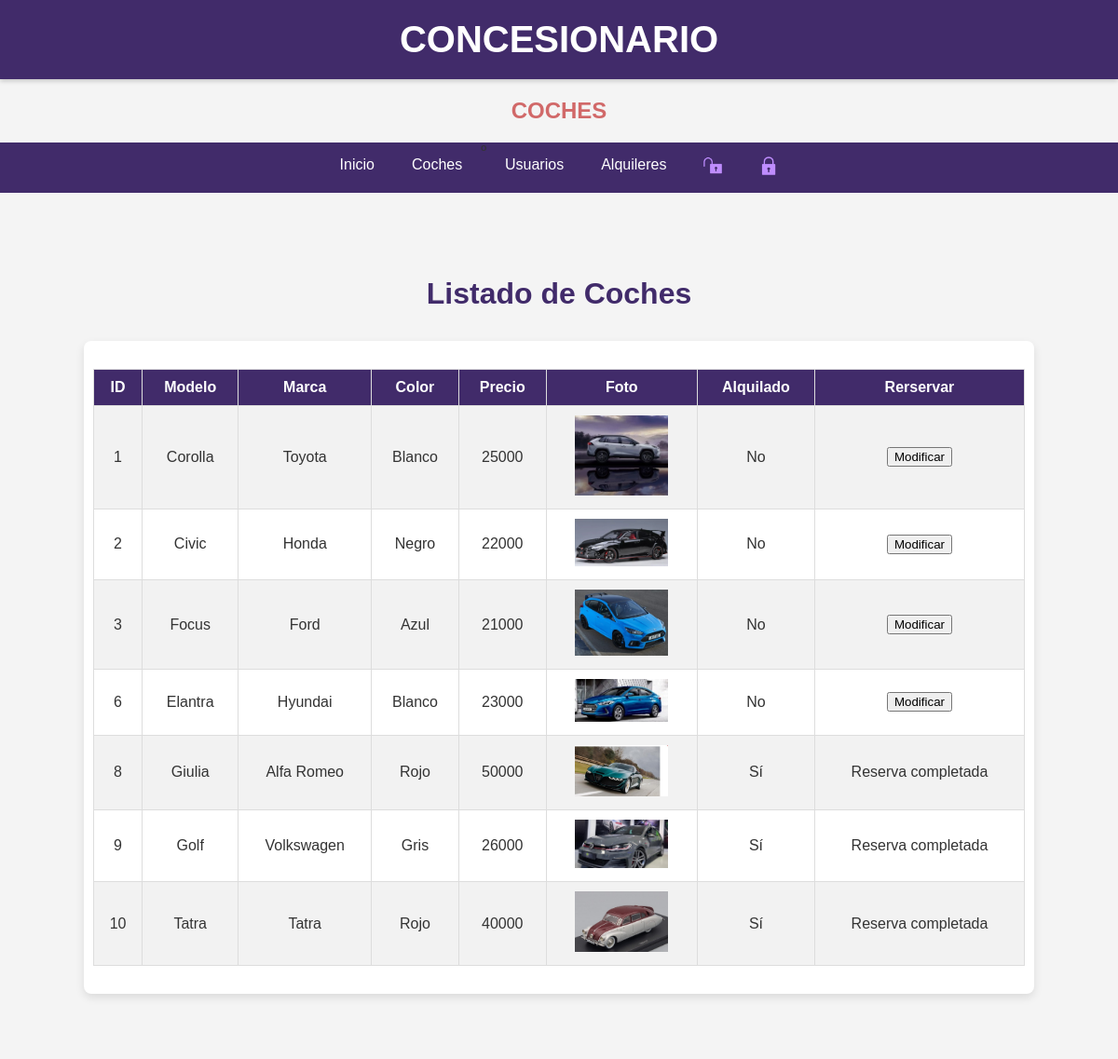
/Coches/Listar/C_Listar.php (signed in), run on the app's committed database.
### tables this page shows
CREATE TABLE `coches` (
  `id_coche` int(10) unsigned NOT NULL AUTO_INCREMENT,
  `modelo` varchar(50) DEFAULT NULL,
  `marca` varchar(50) DEFAULT NULL,
  `color` varchar(50) DEFAULT NULL,
  `precio` float DEFAULT NULL,
  `alquilado` tinyint(1) DEFAULT NULL,
  `foto` varchar(300) DEFAULT NULL,
  `Vendedor` int(10) unsigned DEFAULT NULL,
  PRIMARY KEY (`id_coche`),
  KEY `Vendedor` (`Vendedor`),
  CONSTRAINT `coches_ibfk_1` FOREIGN KEY (`Vendedor`) REFERENCES `usuarios` (`id_usuario`)
);

### Coches/Listar/C_Listar.php (the view, shortened to what this page needs)
<?php
$tipo = $_SESSION['tipo'];
?>
<!DOCTYPE html>
<html lang="es">
    <head>
        <link rel="stylesheet" href="../../Estilos.css">
    </head>
    <body>
    <header><h1>CONCESIONARIO</h1></header>
        <h2> COCHES</h2>
    <nav class="nav">
        <ul>
        <li> <a href='../../Index.php'> Inicio </a> </li>
            <li> <a href='../Coches.php'> Coches </a>
            </li>
	º        <?php if ($tipo == 'Vendedor' ||  $tipo == 'Admin' || $tipo == 'Comprador' ){
			echo " 	<li> <a href='../../Usuarios/Usuarios.php'> Usuarios </a> 	</li>
		    <li> <a href='../../Alquileres/Alquileres.php'> Alquileres </a></li>";  } ?>
            <li>  <a href="../../Log/F_Registrer.php"><img  class="loginn" src="../../Imagenes/login.png"></a>
		    </li>
            <li> <a href='../../Log/Logout.php'> <img  class="loginn" src="../../Imagenes/logout.png"></a>
            </li>
	</ul>
    </nav><br>
    <div class="main-content">
            <h3>Listado de Coches</h3>
            <div class='form-container '>
    <?PHP
      $conexion = mysqli_connect ("localhost", "root", "rootroot")
         or die ("No se puede conectar con el servidor");
      mysqli_select_db($conexion,"concesionario")
         or die ("No se puede seleccionar la base de datos");
      $instruccion = "select * from coches";
      $consulta = mysqli_query ($conexion,$instruccion)
         or die ("Fallo en la consulta");
      $nfilas = mysqli_num_rows($consulta);
      if ($nfilas > 0)
      {
         print ("<TABLE border=1>\n");
         print ("<TR>\n");
		 print ("<TH>ID</TH>\n");
         print ("<TH>Modelo</TH>\n");
         print ("<TH>Marca</TH>\n");
         print ("<TH>Color</TH>\n");
         print ("<TH>Precio</TH>\n");
         print ("<TH>Foto</TH>\n");
         print ("<TH>Alquilado</TH>\n");
         if  ($tipo == 'Comprador') {print ("<TH>Rerservar</TH>\n");}
         print ("</TR>\n");
         for ($i=0; $i<$nfilas; $i++)
         {
            $resultado = mysqli_fetch_array($consulta);
            if ($resultado['alquilado'] == 0){
               $boo = "No";
            }
            else{
                $boo = "Sí";
            }
            print ("<TR>\n");
			print ("<TD>" . $resultado['id_coche'] . "</TD>\n");
            print ("<TD>" . $resultado['modelo'] . "</TD>\n");
            print ("<TD>" . $resultado['marca'] . "</TD>\n");
            print ("<TD>" . $resultado['color'] . "</TD>\n");
            print ("<TD>" . $resultado['precio'] . "</TD>\n");
            print ("<TD> <img src='../Añadir/Fotos/" . $resultado['foto'] ."' width=100 heigh=100></TD>\n");
            print ("<TD>" . $boo . "</TD>\n");
            if  ($tipo == 'Comprador') {
                if ($boo == 'No'){
                   echo " <TD> <form action='Alquiler.php' METHOD='POST'>
                        <input type='hidden' name='coche' value= ". $resultado['id_coche'] . ">
                        <button type='submit'>Modificar</button>
                    </form> </td> ";
                }
                else {
                    echo "<TD> Reserva completada </td>";
                }
            }
            print ("</TR>\n");
         }
         print ("</TABLE>\n");
      }
      else
         print ("No hay coches disponibles");
?>
</div>
    </body>
</html>

### Estilos.css (style rules this page uses)
body { font-family: Arial, sans-serif; margin: 0; padding: 0; background-color: #f4f4f4; color: #333; }
header { background-color: #412B6A; color: white; padding: 20px 0; text-align: center; box-shadow: 0 2px 5px rgba(0, 0, 0, 0.2); }
header h1 { margin: 0; font-size: 2.5rem; }
.main-content { padding: 40px 20px; text-align: center; background-color: #f4f4f4; margin: 20px 0; }
.main-content h3 { color: #412B6A; font-size: 2rem; }
.form-container { width: 100%; max-width: 1000px; margin: 30px auto; text-align: center; padding: 10px; background-color: white; border-radius: 8px; box-shadow: 0 4px 10px rgba(0, 0, 0, 0.1); }
.nav { display: flex; justify-content: center; background-color: #412B6A; margin: 0; padding: 0; }
.nav ul { list-style: none; margin: 0; padding: 0; display: flex; }
.nav li { position: relative; }
.nav li a { text-decoration: none; padding: 15px 20px; color: white; display: block; transition: background-color 0.3s, color 0.3s; }
.main-content { padding: 20px; text-align: center; }
.main-content h3 { color: #412B6A; }
table { width: 80%; margin: 20px auto; border-collapse: collapse; border: 2px solidrgb(60, 36, 65); text-align: center; }
th, td { padding: 10px; border: 1px solid #ddd; }
th { background-color: #412B6A; color: white; }
tr:nth-child(even) { background-color: #f2f2f2; }
h2 { color: rgb(209, 105, 105); text-align: center; }
h3 { color: #412B6A;; text-align: center; }
.loginn { width: 20px; height: 20px; }
.form-container table { width: 100%; border-collapse: collapse; }

### data on the page
coches: id_coche "1", modelo "Corolla", marca "Toyota", color "Blanco", precio "25000", foto (picture), alquilado "No"
coches: id_coche "2", modelo "Civic", marca "Honda", color "Negro", precio "22000", foto (picture), alquilado "No"
coches: id_coche "3", modelo "Focus", marca "Ford", color "Azul", precio "21000", foto (picture), alquilado "No"
coches: id_coche "6", modelo "Elantra", marca "Hyundai", color "Blanco", precio "23000", foto (picture), alquilado "No"
coches: id_coche "8", modelo "Giulia", marca "Alfa Romeo", color "Rojo", precio "50000", foto (picture), alquilado "Sí", shows "Reserva completada"
coches: id_coche "9", modelo "Golf", marca "Volkswagen", color "Gris", precio "26000", foto (picture), alquilado "Sí", shows "Reserva completada"
coches: id_coche "10", modelo "Tatra", marca "Tatra", color "Rojo", precio "40000", foto (picture), alquilado "Sí", shows "Reserva completada"
